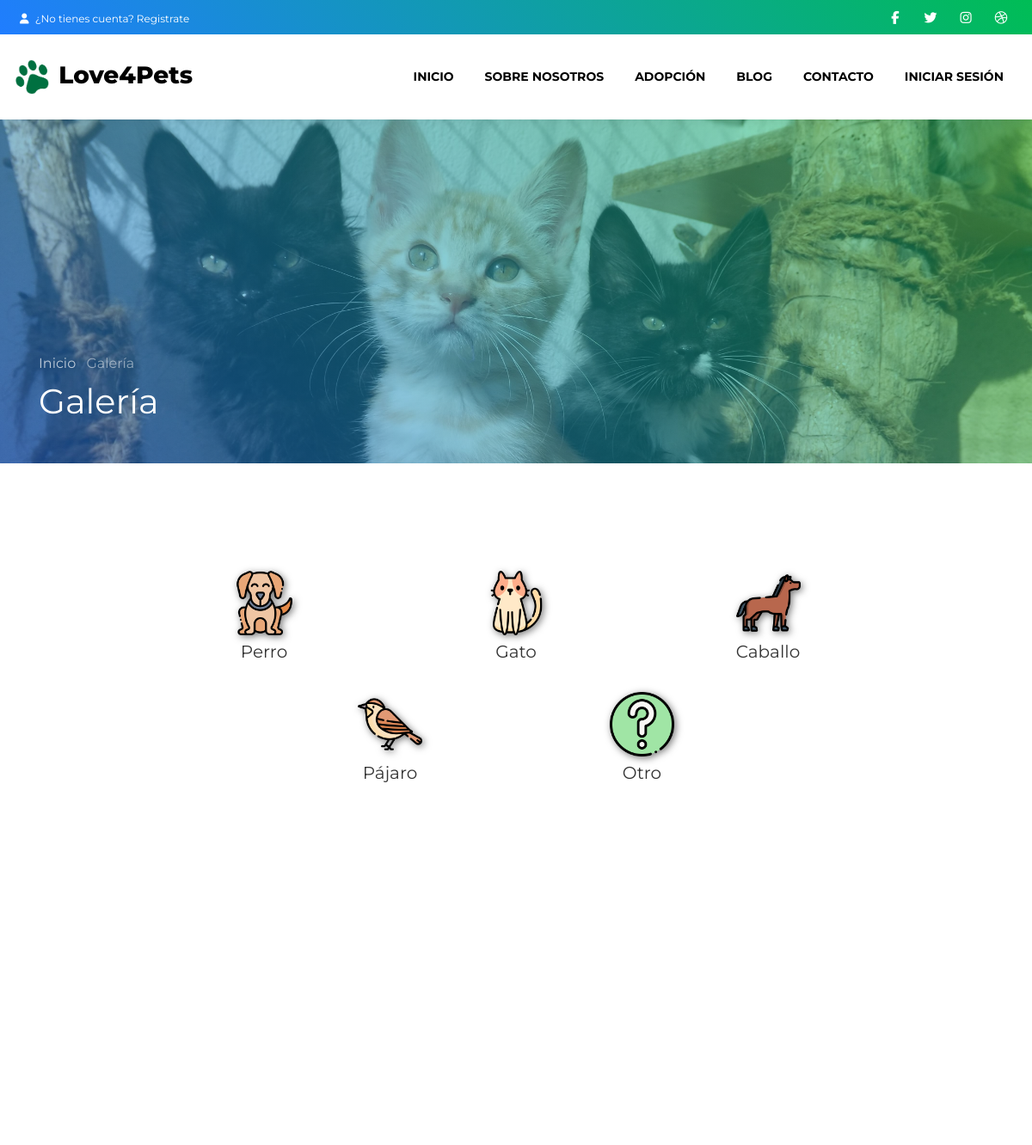
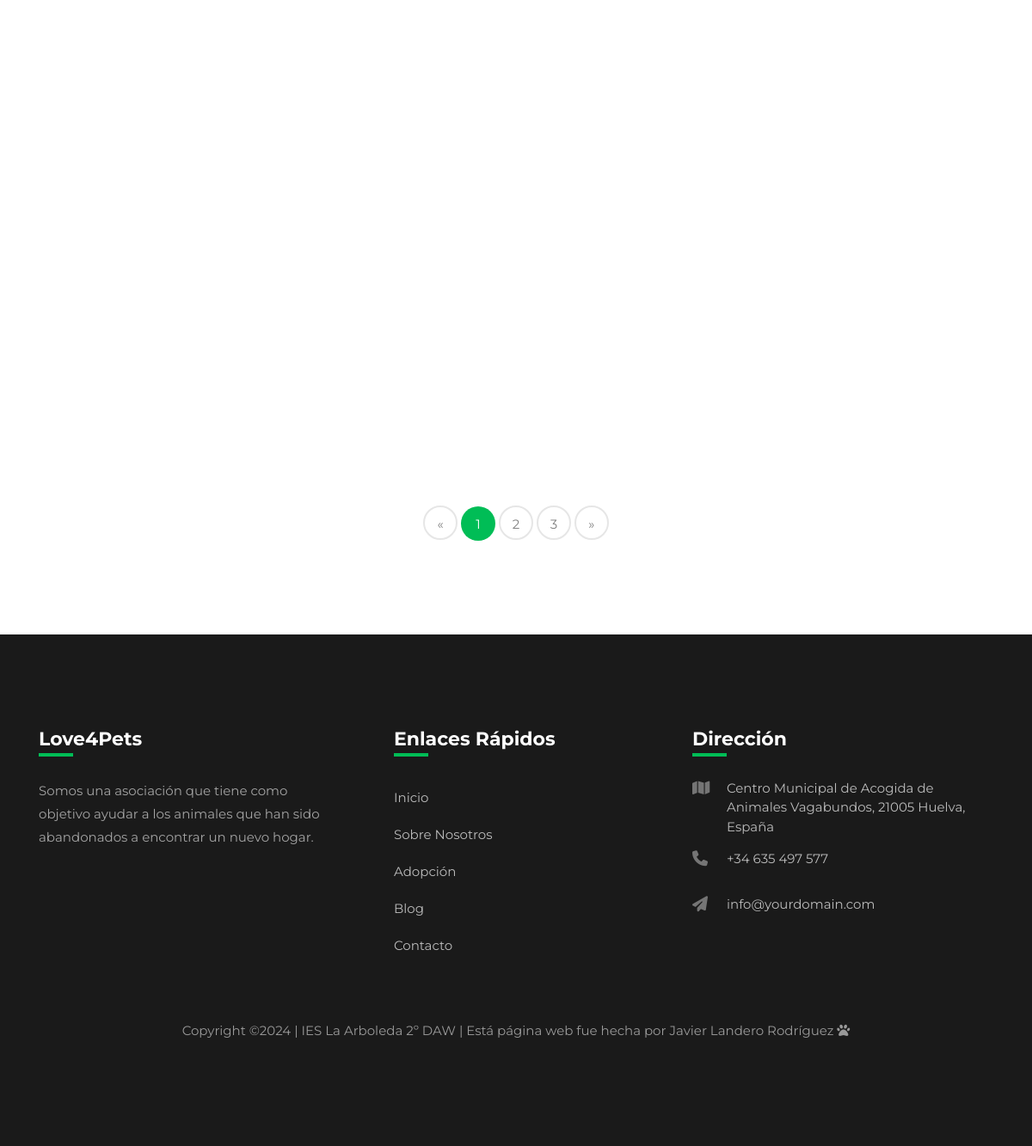
The page /gallery on the database its author committed (2 pictures, top to bottom).
### tables this page shows
CREATE TABLE `species` (
  `id` int(11) NOT NULL,
  `name` varchar(100) NOT NULL,
  `image` varchar(200) DEFAULT NULL
);

### views/modulos/gallery.php (called while the page is built, shortened)
<?php
$specie = new SpecieController();
$species = $specie->ctrAll("species");
include("views/partials/gallery.view.php");
?>

### views/template.php (called while the page is built, shortened)
<?php
$modulo = '404';
if (isset($_GET['route'])){
    if ($_GET['route'] == 'inicio' ||
        $_GET['route'] == 'adopted' ||
        $_GET['route'] == 'adopted-single' ||
        $_GET['route'] == 'blog' ||
        $_GET['route'] == 'publication-single' ||
        $_GET['route'] == 'about-us' ||
        $_GET['route'] == 'contact' ||
        $_GET['route'] == 'login' ||
        $_GET['route'] == 'register' ||
        $_GET['route'] == 'remember-me' ||
        $_GET['route'] == 'remember-me-response' ||
        $_GET['route'] == 'gallery' ||
        $_GET['route'] == 'donation' ||
        $_GET['route'] == 'accepted' ||
        $_GET['route'] == '404' ){
        if (!isset($_SESSION['email']) && (!isset($_GET['email']) && $_GET['route'] == 'remember-me-response')) {
            if ($_GET['route'] == 'remember-me-response' && $_SERVER['REQUEST_METHOD'] == 'POST') {
                $modulo = $_GET['route'];
            } else {
                $modulo = 404;
            }
        } else {
            $modulo = $_GET['route'];
        }
    }
} else {
	$modulo = 'inicio';
}
include("views/modulos/".$modulo.".php");
?>

### controllers/template-controller.php (called while the page is built)
<?php
class TemplateController {
    public static function ctrlTemplate() {
        return include("views/template.php");
    }
}
?>

### index.php (called while the page is built, shortened)
<?php
include_once("models/connect-model.php");
include_once("controllers/template-controller.php");
include_once("models/specie-model.php");
include_once("controllers/specie-controller.php");
TemplateController::ctrlTemplate();
?>

### models/connect-model.php (called while the page is built)
<?php
class Connect {
    public static function connected() {
        $server = "localhost";
        $bd = "bd_protectora_animales";
        $user = "root";
        $password = "";
        try{
            $connect = new PDO('mysql:host='.$server.';dbname='.$bd.';charset=utf8', $user, $password);
            return $connect;
        } catch (PDOException $e) {
            $e -> getMessage();
        }
    }
}
?>

### models/specie-model.php (called while the page is built, shortened)
<?php
class SpecieModel {
    public static function mdlAll($table) {
        $sql = Connect::connected()->prepare("SELECT * FROM $table ");
        $sql->execute();
        $query = $sql->fetchAll();
        return $query;
    }
}
?>

### controllers/specie-controller.php (called while the page is built, shortened)
<?php
class SpecieController {
    public function ctrAll($table) {
        return SpecieModel::mdlAll($table);
    }
}
?>

### views/partials/gallery.view.php (the view, shortened to what this page needs)
<section class="hero-wrap hero-wrap-2" style="background-image: url('views/images/bg_4.jpg');" data-stellar-background-ratio="0.5">
    <div class="overlay"></div>
    <div class="container">
        <div class="row no-gutters slider-text align-items-end">
            <div class="col-md-9 ftco-animate pb-5">
                <p class="breadcrumbs mb-2"><span class="mr-2"><a href="inicio">Inicio <i class="ion-ios-arrow-forward"></i></a></span> <span>Galería <i class="ion-ios-arrow-forward"></i></span></p>
                <h1 class="mb-0 bread">Galería</h1>
            </div>
        </div>
    </div>
</section>
<section class="ftco-section">
    <div class="container">
        <div class="row justify-content-center pb-5 mb-3">
            <?php
            foreach ($species as $data_specie) {
            ?>
                <div class="col-md-3 col-sm-4 col-4 m-1 d-flex justify-content-center">
                    <a class="text-center pt-3 pr-3 pl-3 specie-link" href="index.php?route=gallery&specie-id=<?= $data_specie['id'] ?>"><img src="views/images/icons-animals/<?= $data_specie['image'] ?>" alt="" style="width: 75px;" /> <h5 class="text-center mt-1"><?= $data_specie['name'] ?></h5></a>
                </div>
            <?php
            }
            ?>
        </div>
		<div class="row">
        </div>
        <?php include("views/partials/pagination-template.view.php"); ?>
    </div>
</section>

### rows shown on the page
species: image (picture), name "Perro"
species: image (picture), name "Gato"
species: image (picture), name "Caballo"
species: image (picture), name "Pájaro"
species: image (picture), name "Otro"

### other values the page prints
$btn_numbers[$i] "1"
$btn_numbers[$i] "2"
$btn_numbers[$i] "3"
